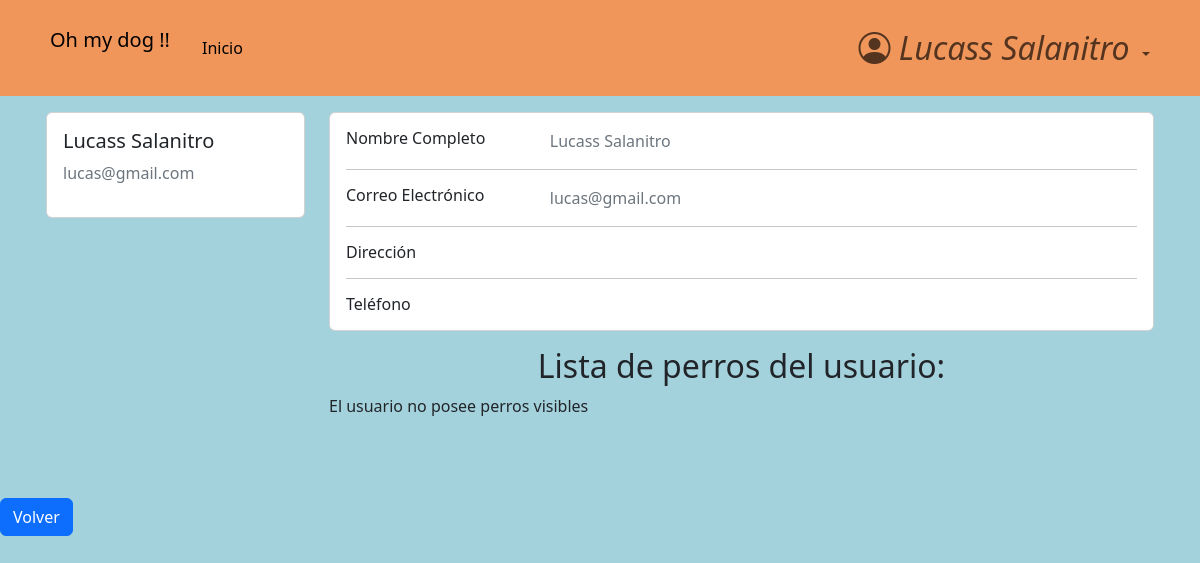
The page /accounts/profile/3 (signed in) on the database as committed earlier.
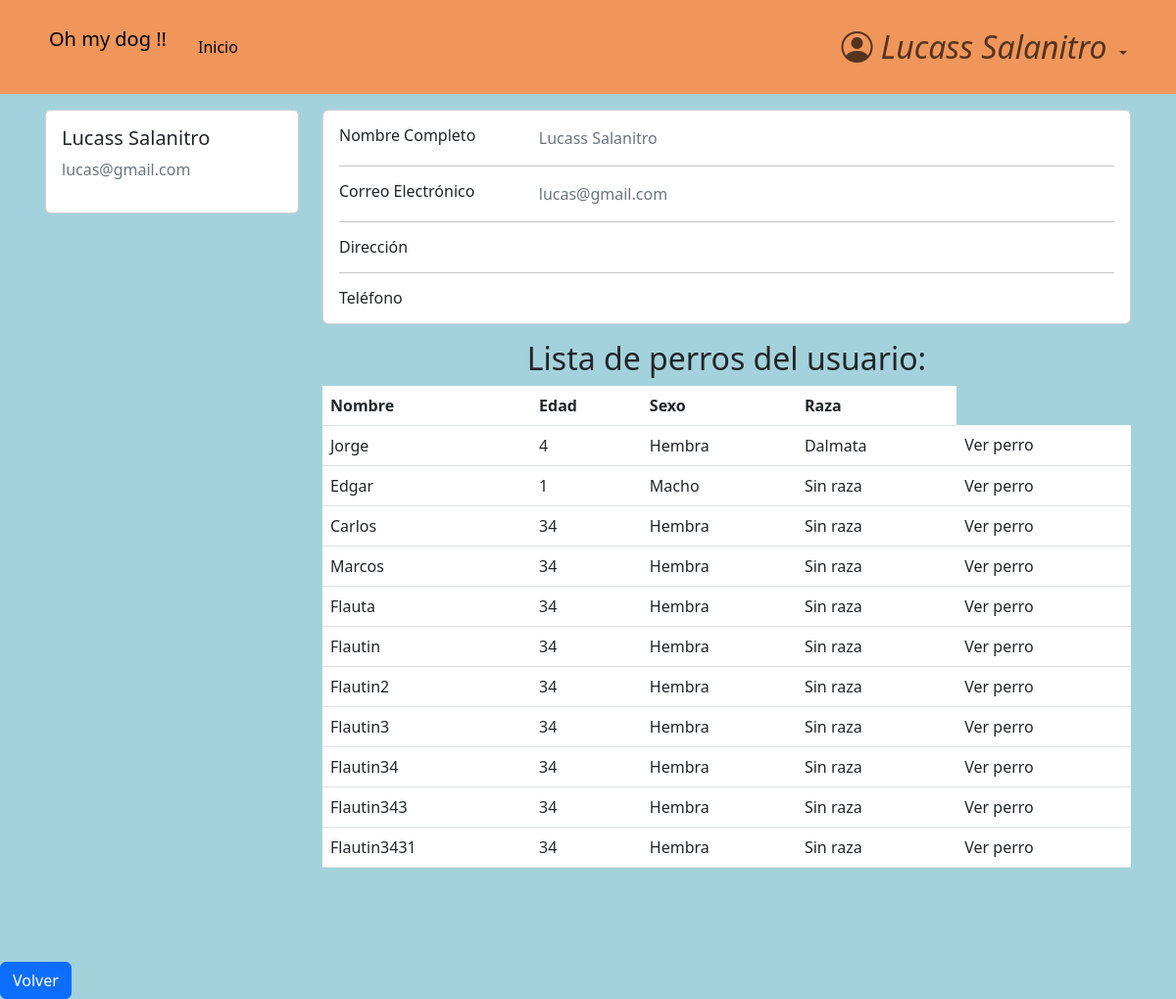
The same page on the database as committed later.
### accounts/models.py (models this page shows, shortened)
class CustomUser(AbstractBaseUser, PermissionsMixin):
    email =                     models.EmailField(verbose_name="email", unique=True)    #.foreignKey ??
    name =                      models.CharField(max_length=25)   #slug es texto corto
    surname =                   models.CharField(max_length=30, blank=True, null=True)
    address =                   models.CharField(max_length=30, blank=True, null=True)
    telephone =                 models.SlugField(max_length=12, blank=True, null=True)
    is_active =                 models.BooleanField(default=True)
    is_staff =                  models.BooleanField(default=False)
    is_admin =                  models.BooleanField(default=False)
    last_login =                models.DateTimeField(verbose_name="last login", default=datetime.datetime.now)
    is_veterinario =            models.BooleanField(default=False)
    USERNAME_FIELD = "email"    #variable por la cual se ingresa, dice username pero seria como 'campo que representa el inicio de sesion'
    REQUIRED_FIELDS = ['name',]    #no permite registros si no tiene estos campos completos
    objects = CustomUserManager()
    def __str__(self):
        return self.name + ' ' + str(self.surname or '')

### dogs/models.py (models this page shows, shortened)
class Dog(models.Model):
    class Sex(models.TextChoices):
        macho = "Macho"
        hembra = "Hembra"
    class Breed(models.TextChoices):
        sin_raza = "Sin raza"
        coker = "Coker"
        pastor_aleman = "Pastor aleman"
        bulldog = "Bulldog"
        labrador = "Labrador"
        golden = "Golder"
        caniche = "Caniche"
        chihuahua = "Chihuahua"
        bulldog_frances = "Bulldog Frances"
        beagle = "Beagle"
        boxer = "Boxer"
        galgo = "Galgo"
        dalmata = "Dalmata"
        sharpei = "Shar pei"
    class Color(models.TextChoices):
        blanco = "Blanco"
        negro = "Negro"
        marron = "Marrón"
        blanco_y_negro = "Blanco y negro"
        otro = "Otro color"
    class Size(models.TextChoices):
        grande = "Grande"
        mediano = "Mediano"
        pequeño = "pequeño"
    def default_value():
        return '-'
    name = models.CharField(
        max_length=15
    )
    age = models.PositiveIntegerField(
        null=True,
    )
    sex = models.CharField(
        max_length=10,
        choices=Sex.choices
    )
    breed = models.CharField(
        max_length=20,
        choices=Breed.choices
    )
    color = models.CharField(
        max_length=20,
        blank=True,
        choices=Color.choices,
        null=True,
    )
    size = models.CharField(
        max_length=10,
        null=True,
        blank=True,
    )
    description = models.TextField(
        max_length=100,
        blank=True,
        null=True,
    )
    hidden = models.BooleanField(default=False)
    owner = models.ForeignKey(
        CustomUser,
        blank=True,
        on_delete=models.CASCADE,
        null=True
    )

### accounts/views.py (the view)
# urls.py: path('profile/<pk>', views.profile_view, name= 'profile'),
def profile_view(request, pk):
    if not request.user.is_authenticated:
        return redirect('login')
    user_owner = CustomUser.objects.get(pk=pk)
    dogs = user_owner.dog_set.all()
    context = {
        'client': user_owner,
        'vet': request.user,
        'dogs_shown': dogs.filter(hidden=False)
    }
    return render(request, 'profile.html', context)

### accounts/templates/profile.html (shortened to what this page needs)
{% extends 'base.html' %}
{% block content %}
<main>
<div class="container card-izq " >
  <div class="row row-1">
    <div class="col-md-3">
      <div class="card">
        <div class="card-body">
          <h5>{{ client.name }} {{ client.surname }}</h5>
          <p class="text-secondary">{{ client.email }}</p>
        </div>
      </div>
    </div>
    <div class="col-md-9">
      <div class="card mb-3">
        <div class="card-body">
          <div class="row">
            <div class="col-sm-3">
              <h6 class="mb-0">Nombre Completo</h6>
            </div>
            <div class="col-sm-9 text-secondary">
              {{ client.name }} {{ client.surname }}
            </div>
          </div>
          <hr>
          <div class="row">
            <div class="col-sm-3">
              <h6 class="mb-0">Correo Electrónico</h6>
            </div>
            <div class="col-sm-9 text-secondary">
              {{ client.email }}
            </div>
          </div>
          <hr>
          <div class="row">
            <div class="col-sm-3">
              <h6 class="mb-0">Dirección</h6>
            </div>
            <div class="col-sm-9 text-secondary">
            </div>
          </div>
          <hr>
          <div class="row">
            <div class="col-sm-3">
              <h6 class="mb-0">Teléfono</h6>
            </div>
            <div class="col-sm-9 text-secondary">
            </div>
          </div>
        </div>
      </div>
        <h2 class="text-center">Lista de perros del usuario:</h2>
          {% if dogs_shown.count > 0 %}
                  <table class="table table-hover">
                      <thead>
                          <tr>
                              <th>Nombre</th>
                              <th>Edad</th>
                              <th>Sexo</th>
                              <th>Raza</th>
                          </tr>
                      </thead>
                      <tbody>
                          {% for dog in dogs_shown %}
                                <tr>
                                    <td>{{ dog.name }}</td>
                                    <td>{{ dog.age }}</td>
                                    <td>{{ dog.sex }}</td>
                                    <td>{{ dog.breed }}</td>
                                    <td>
                                      <a class="dropdown-item" href="{% url 'dog_profile' user_owner_id=client.id dog_id=dog.id %}">Ver perro</a>
                                    </td>
                                </tr>
                          {% endfor %}
                      </tbody>
                  </table>
            {% else %}
            <div>
              <a>El usuario no posee perros visibles</a>
            </div>
            {% endif %}
      </div>
    </div>
  </div>
  <a href="{% url 'home' %}" class="btn btn-primary">Volver</a>
</main>
{% endblock  %}

### pages/templates/base.html (shortened to what this page needs)
<!DOCTYPE html>
<html>
{% load static %}
<head>
    <link rel="stylesheet" href="https://cdn.jsdelivr.net/npm/bootstrap-icons@1.10.5/font/bootstrap-icons.css">
    <link href="https://cdn.jsdelivr.net/npm/bootstrap@5.3.0-alpha3/dist/css/bootstrap.min.css" rel="stylesheet">
    <link rel="stylesheet" href="{% static 'css/styles.css' %}">
</head>
<body>
    <header>
            <nav class="navbar navbar-expand-lg header-ar">
                <div class="container">
                    <p class="navbar-brand header__marca p-2">Oh my dog !!</p>
                    <div class="collapse navbar-collapse show " id="navbarBasic">
                        <ul class="navbar-nav me-auto mb-2 mb-lg-0">
                            <li class="nav-item">
                                <a class="nav-link active" aria-current="page" href="{% url 'home' %}">Inicio</a>
                            </li>
                            {% if user.is_authenticated %}
                                </ul>
                                    <ul class="navbar-nav mb-2 mb-lg-0 ">
                                        <li class="nav-item dropdown">
                                            <a class="nav-link dropdown-toggle icono-user role="button" data-bs-toggle="dropdown" aria-expanded="False">
                                                {% if user.is_veterinario %}
                                                    <i class="bi bi-person-circle">
                                                        Veterinario
                                                    </i>
                                                {% else %}
                                                    <i class="bi bi-person-circle">
                                                        {{ user }}
                                                    </i>
                                                {% endif %}
                                            </a>
                                        </li>
                                    </ul>
                        {% endif %}
                </div>
            </div>
        </nav>
    </header>
{% block content %}
{% endblock content %}
</body>
</html>

### pages/static/css/styles.css (style rules this page uses)
html { box-sizing: border-box; font-size: 16px; scroll-behavior: smooth; }
body { margin: 0; padding: 0; overflow-x: hidden; background-color: #a4d2dc; }
a { text-decoration: none; }
.icono-user i { font-size: 2rem; }
.header-ar { background-color: #f0965b; padding: 1rem; }
.card-izq { margin-bottom: 1rem; padding: 1rem; }
.row-1 { margin-bottom: 3rem; }

Rows that differ between the two databases and show on the page:
added Dog: name "Jorge", age "4", sex "Hembra", breed "Dalmata"
added Dog: name "Edgar", age "1", sex "Macho", breed "Sin raza"
added Dog: name "Carlos", age "34", sex "Hembra", breed "Sin raza"
added Dog: name "Marcos", age "34", sex "Hembra", breed "Sin raza"
added Dog: name "Flauta", age "34", sex "Hembra", breed "Sin raza"
added Dog: name "Flautin", age "34", sex "Hembra", breed "Sin raza"
added Dog: name "Flautin2", age "34", sex "Hembra", breed "Sin raza"
added Dog: name "Flautin3", age "34", sex "Hembra", breed "Sin raza"
added Dog: name "Flautin34", age "34", sex "Hembra", breed "Sin raza"
added Dog: name "Flautin343", age "34", sex "Hembra", breed "Sin raza"
added Dog: name "Flautin3431", age "34", sex "Hembra", breed "Sin raza"
Other text that changed with them:
text no longer shown: "El usuario no posee perros visibles"
text now shown: "Nombre Edad Sexo Raza"
